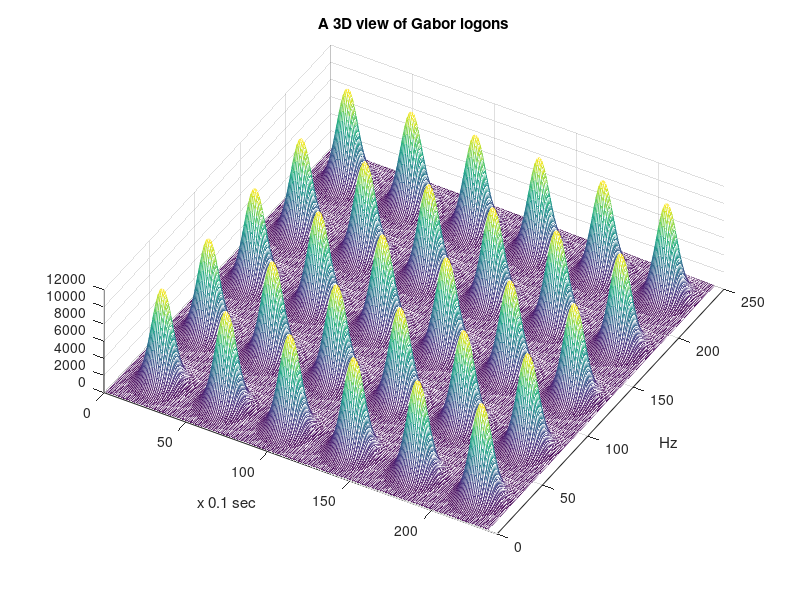

This figure's MATLAB source:
% Plot of 5x6 large logons

%1 basic GMP pulse
fy=100; %central frequency in Hz
fs=1000; %sampling frequency in Hz
tiv=1/fs; %time interval between samples;

%signal time intervals set (-0.2 to 0.2 seconds):
tp=-(0.2-tiv):tiv:(0.2); %to get N even
Np=length(tp); 
bw=50/fy; %relative bandwidth (DeltaF=50 Hz)

yr=gauspuls(tp,fy,bw);

t=0:tiv:(Np*tiv)-tiv; %time intervals
f=0:1:((fs/2)-1); %frequency intervals

y=hilbert(yr); %analytical signal

%Wigner:---------------------------------------------------------
N=length(y); 
theta=((0:N-1)-N/2)'*2*pi/N; %normalized frequencies set -pi..pi
tau=(0:N-1)-N/2; %normalized time

att=zeros(N); %intermediate NxN matrix
att=theta*tau/2; %matrix computation (theta(ii)*tau(jj))
ax1=exp(j*att); % NxN matrix
ax2=exp(-j*att); % NxN matrix
disp('step 1');

my1=zeros(N); %intermediate NxN matrix
my2=zeros(N); %intermediate NxN matrix
for ii=1:N, %rows ii
      my1(ii,:)=y(ii)*ax1(ii,:); %along jj
      my2(ii,:)=y(ii)*ax2(ii,:); %along jj
end;
disp('step 2');

Y1=fft(my1);
Y2=fft(my2);
kappa=Y1.*conj(Y2);
WD=fftshift(fft(kappa,[],2));
%---------------------------------------------------------

%GMP=abs(WD(222:260,184:216));
GMP=abs(WD(216:266,180:218));


G1=[GMP GMP GMP GMP GMP GMP]; %adding 6 matrices
GG=[G1;G1;G1;G1;G1]; %adding 5 rows of matrices

mesh(GG);axis([0 240 0 250]); view(30,70); %3D plot with perspective

title('A 3D view of Gabor logons');xlabel('x 0.1 sec'); ylabel('Hz');
